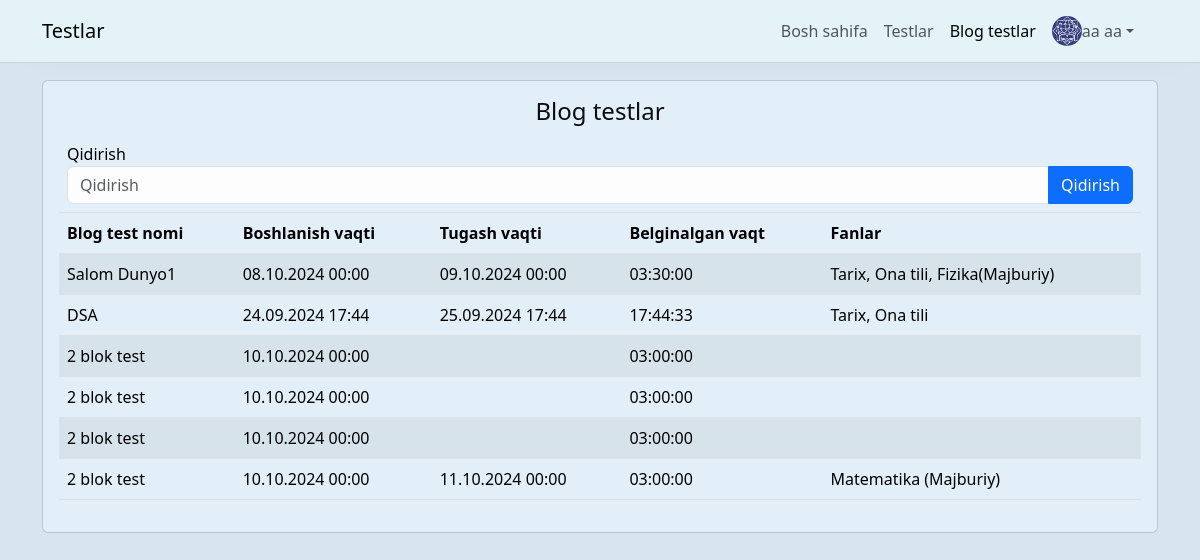
The page /blog-tests/ (signed in) on the database as committed earlier.
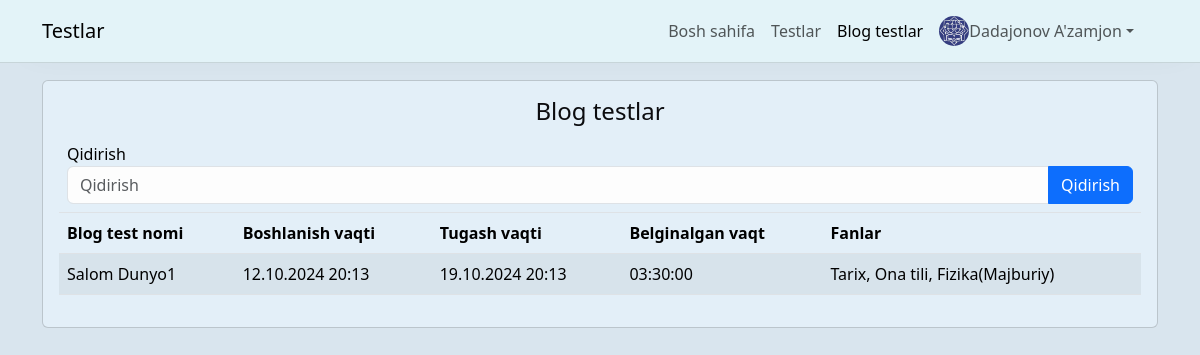
The same page on the database as committed later.
### users/models.py (models this page shows, shortened)
class User(AbstractUser):
    ball = models.FloatField(default=0)
    image = models.ImageField(upload_to='images/', blank=True, null=True)
    full_name = models.CharField(max_length=100)
    date_brith = models.DateField(null=True, blank=True)
    jins = models.CharField(max_length=10, choices=(('Erkak', 'Erkak'), ('Ayol', 'Ayol')))
    class Meta:
        verbose_name = 'Foydalanuvchi'
        verbose_name_plural = 'Foydalanuvchilar'

### quizes/models.py (models this page shows, shortened)
class DTM(models.Model):
    quizs = models.ManyToManyField(Quiz, related_name='dtms')
    group = models.ForeignKey(Group, on_delete=models.CASCADE, related_name='dtms', null=True, blank=True)
    created_at = models.DateTimeField(auto_now_add=True)
    title = models.CharField(max_length=200)
    start_date = models.DateTimeField()
    end_date = models.DateTimeField(null=True, blank=True)
    countinuis_time = models.TimeField()

class Quiz(models.Model):
    title = models.CharField(max_length=200)
    description = models.TextField()
    created_at = models.DateTimeField(auto_now_add=True)
    countinuis_time = models.TimeField()
    is_public = models.BooleanField(default=False)
    scince = models.TextField(max_length=200)
    docx_file = models.FileField(upload_to='quizes/docx_files', null=True, blank=True)

### quizes/blog_tests.py (the view)
# urls.py: path('', views.get_all_blog_tests,),
def get_all_blog_tests(request: HttpRequest):
    search = request.GET.get('q', '')
    if request.user.is_anonymous:
        return HttpResponseRedirect('/login/')
    group = request.user.guruhlar.all()[0]
    blog_tests = DTM.objects.filter(Q(title__icontains=search),group=group)
    blog_tests1 = DTM.objects.filter(Q(title__icontains=search),group=None)
    blog_tests = blog_tests | blog_tests1
    paginator = Paginator(blog_tests, 10)
    page_number = request.GET.get('page', 1)
    if not str(page_number).isdigit():
        page_number = 1
    if int(page_number) > paginator.num_pages:
        page_number = paginator.num_pages
    page_obj = paginator.get_page(page_number)
    return render(request, 'blog_tests/all.html', {'blog_tests': blog_tests, 'page_obj': page_obj, "object":paginator, 'search': search})

### templates/blog_tests/all.html (shortened to what this page needs)
{% extends "base.html" %}
{% block content %}
<div class="card p-3">
    <h4 class="text-center mb-2">
        Blog testlar
    </h4>
    <div class="table-responsive">
        <table class="table table-striped table-hover">
            <thead>
                <tr>
                    <td colspan="5">
                        <form method="get" id="form-filter">
                            <label for="search">Qidirish</label>
                            <div class="input-group">
                                <input type="text" value="{{search}}" name="q" id="search" class="form-control" placeholder="Qidirish">
                                <button class="btn btn-primary input-group-text">Qidirish</button>
                            </div>
                        </form>
                    </td>
                </tr>
                <tr>
                    <th>Blog test nomi</th>
                    <th>Boshlanish vaqti</th>
                    <th>Tugash vaqti</th>
                    <th>Belginalgan vaqt</th>
                    <th>Fanlar</th>
                </tr>
            </thead>
            <tbody>
                {% for blog_test in page_obj %}
                <tr style="cursor: pointer;" onclick="location.href='/blog-tests/{{ blog_test.id }}/'">
                    <td>{{ blog_test.title }}</td>
                    <td>{{ blog_test.start_date|date:"d.m.Y H:i" }}</td>
                    <td>{{ blog_test.end_date|date:"d.m.Y H:i" }}</td>
                    <td>{{ blog_test.countinuis_time|date:"H:i:s" }}</td>
                    <td>
                        {% for quiz in blog_test.quizs.all %}
                            {{quiz.title}}{% if not forloop.last %},{% endif %}
                        {% endfor %}
                    </td>
                </tr>
                {% endfor %}
            </tbody>
        </table>
    </div>
</div>
{% endblock content %}

### templates/base.html (shortened to what this page needs)
<!DOCTYPE html>
<html lang="en">
<head>
    <link rel="stylesheet" href="https://cdnjs.cloudflare.com/ajax/libs/jquery-toast-plugin/1.3.2/jquery.toast.css" />
    <link href="https://cdn.jsdelivr.net/npm/bootstrap@5.3.3/dist/css/bootstrap.min.css" rel="stylesheet"
>
    <link rel="stylesheet" href="/static/themify-icons/themify-icons.css">
</head>
<body>
    <div class="container">
        <nav class="navbar navbar-expand-lg bg-body-tertiary fixed-top">
            <div class="container">
                <a class="navbar-brand" href="#">Testlar</a>
                {% if user.is_authenticated %}
                <div class="offcanvas offcanvas-end" tabindex="-1" id="offcanvasNavbar"
                    aria-labelledby="offcanvasNavbarLabel">
                    <div class="offcanvas-body">
                        <ul class="navbar-nav justify-content-end flex-grow-1 pe-3 align-items-center">
                            <li class="nav-item">
                                <a class="nav-link active" aria-current="page" href="/" id="home_link">Bosh sahifa</a>
                            </li>
                            <li class="nav-item">
                                <a class="nav-link" href="/tests/"  id="tests_link">Testlar</a>
                            </li>
                            <li class="nav-item">
                                <a class="nav-link" href="/blog-tests/"  id="blog_tests_link">Blog testlar</a>
                            </li>
                            <li class="nav-item dropdown">
                                <a class="nav-link dropdown-toggle d-flex align-items-center" href="#" role="button" data-bs-toggle="dropdown"
                                    aria-expanded="false">
                                    <img src="{% if user.image %}{{user.image.url}}{% else %}https://banner2.cleanpng.com/20180816/syp/78f04442f328b673e733de33b6c8a781.webp{% endif %}" class="rounded-circle" width="30" height="30" alt="sss"> {{user.full_name}}
                                </a>
                            </li>
                        </ul>
                    </div>
                </div>
                {% else %}
                <div class="navbar-text">
                    <a href="/login/" class="btn btn-outline-success me-2 rounded-pill">Kirish</a>
                    <a href="/register/" class="btn btn-outline-primary me-2 rounded-pill">Ro'yxatdan o'tish</a>
                </div>
                {% endif %}
            </div>
        </nav>
        <div style="margin-top: 80px;">
            {% block content %}
            {% endblock content %}
        </div>
    </div>
</body>
</html>

Rows that differ between the two databases and show on the page:
removed DTM: title "DSA", start_date "24.09.2024 17:44", end_date "25.09.2024 17:44", countinuis_time "17:44:33", Quiz (title "Tarix"), Quiz (title "Ona tili")
removed DTM: title "2 blok test", start_date "10.10.2024 00:00", countinuis_time "03:00:00"
removed DTM: title "2 blok test", start_date "10.10.2024 00:00", countinuis_time "03:00:00"
removed DTM: title "2 blok test", start_date "10.10.2024 00:00", countinuis_time "03:00:00"
removed DTM: title "2 blok test", start_date "10.10.2024 00:00", end_date "11.10.2024 00:00", countinuis_time "03:00:00"
no longer on this page (row unchanged): Quiz: title "Matematika (Majburiy)", shown under "2 blok test"
changed User: full_name "aa aa" → "Dadajonov A'zamjon"
changed DTM "Salom Dunyo1": start_date "08.10.2024 00:00" → "12.10.2024 20:13"; end_date "09.10.2024 00:00" → "19.10.2024 20:13"
